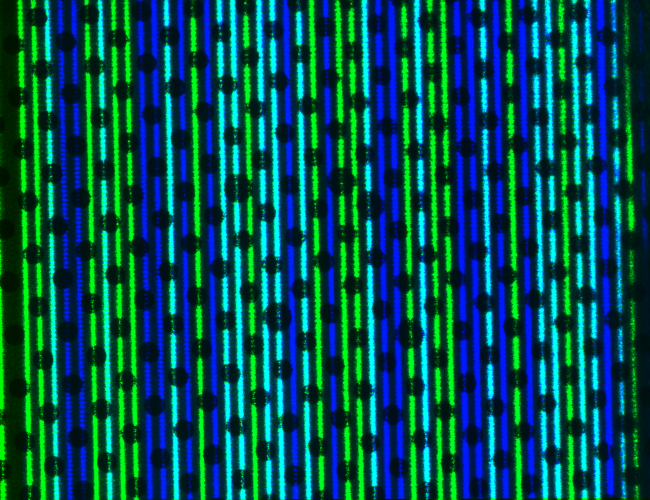
#> input picture .gitignore/data/raw/REG/0006.png, 650 x 500 px, found by its file name
$ python test-detect_circles.py
#> lines starting #> are read from the running program, lines starting #| are printed output that depends on the picture; after the words box and inside, x2 and y2 are one past the last pixel; in counts of white or black regions, pixels touching at a corner belong together
### src/detect_circles.py

import cv2
import numpy as np
from typing import List, Optional, Tuple
import os

def find_subpixel_edges(image: np.ndarray,
                       blur_kernel: tuple = (5, 5),
                       canny_thresholds: tuple = (50, 150),
                       win_size: int = 3,
                       max_iter: int = 40,
                       epsilon: float = 0.001) -> np.ndarray:
    """
    使用亚像素精度检测图像边缘

    参数:
        image: 输入图像 (BGR或灰度)
        blur_kernel: 高斯模糊核大小
        canny_thresholds: Canny边缘检测的阈值 (低, 高)
        win_size: 亚像素计算的窗口大小
        max_iter: 最大迭代次数
        epsilon: 迭代终止精度

    返回:
        edge_points: 亚像素级边缘点坐标 (N, 2)
    """
    # 转换为灰度图
    if len(image.shape) == 3:
        gray = cv2.cvtColor(image, cv2.COLOR_BGR2GRAY)
    else:
        gray = image.copy()

    # 检查图像大小是否足够
    min_dim = win_size * 2 + 5
    if gray.shape[0] < min_dim or gray.shape[1] < min_dim:
        return np.array([], dtype=np.float32).reshape(0, 2)

    # 高斯模糊降噪
    blurred = cv2.GaussianBlur(gray, blur_kernel, 1.5)

    # Canny边缘检测
    edges = cv2.Canny(blurred, canny_thresholds[0], canny_thresholds[1])

    # 查找轮廓
    contours, _ = cv2.findContours(edges, cv2.RETR_EXTERNAL, cv2.CHAIN_APPROX_NONE)

    # 准备亚像素角点检测参数
    criteria = (cv2.TERM_CRITERIA_EPS + cv2.TERM_CRITERIA_MAX_ITER, max_iter, epsilon)

    all_edge_points = []

    for contour in contours:
        if len(contour) < 5:  # 至少需要5个点
            continue

        # 转换为浮点型
        contour = np.float32(contour).reshape(-1, 2)

        # 检查轮廓点是否在图像边界内
        h, w = gray.shape
        valid_mask = ((contour[:, 0] >= win_size) &
                     (contour[:, 0] < w - win_size) &
                     (contour[:, 1] >= win_size) &
                     (contour[:, 1] < h - win_size))

        if not np.any(valid_mask):
            continue

        # 只保留有效点
        valid_contour = contour[valid_mask]

        try:
            # 亚像素精确化
            cv2.cornerSubPix(
                gray,
                valid_contour,
                (win_size, win_size),
                (-1, -1),  # 零区域，表示没有
                criteria
            )
            all_edge_points.append(valid_contour)
        except:
            # 如果亚像素处理失败，跳过这个轮廓
            continue

    if not all_edge_points:
        return np.array([], dtype=np.float32).reshape(0, 2)

    return np.vstack(all_edge_points)


def fit_ellipse_subpixel(image: np.ndarray,
                        min_points: int = 10,
                        roundness_threshold: float = 0.7) -> Optional[Tuple[tuple, tuple, float]]:
    """
    使用亚像素边缘拟合椭圆

    参数:
        image: 输入图像
        min_points: 拟合椭圆所需的最小点数
        roundness_threshold: 圆形度阈值

    返回:
        ((center_x, center_y), (major_axis, minor_axis), angle) 或 None
    """
    # 获取亚像素边缘点
    edge_points = find_subpixel_edges(image)

    if len(edge_points) < min_points:
        return None

    # 拟合椭圆
    ellipse = cv2.fitEllipse(edge_points)
    (center, axes, angle) = ellipse

    # 计算圆形度
    major_axis, minor_axis = max(axes), min(axes)
    area = np.pi * major_axis * minor_axis / 4.0
    perimeter = np.pi * (1.5 * (major_axis + minor_axis) - np.sqrt(major_axis * minor_axis))
    roundness = (4 * np.pi * area) / (perimeter * perimeter)

    if roundness < roundness_threshold:
        return None

    return (center, axes, angle, roundness)

def detect_circles_with_subpixel(image: np.ndarray,
                               min_area: int = 30,
                               roundness_threshold: float = 0.7) -> List[np.ndarray]:
    """
    检测图像中的圆形（使用亚像素精度）
    """
    if len(image.shape) == 3:
        gray = cv2.cvtColor(image, cv2.COLOR_BGR2GRAY)
    else:
        gray = image.copy()

    # 二值化
    _, binary = cv2.threshold(gray, 0, 255, cv2.THRESH_BINARY_INV + cv2.THRESH_OTSU)

    # 查找轮廓
    contours, _ = cv2.findContours(binary, cv2.RETR_EXTERNAL, cv2.CHAIN_APPROX_SIMPLE)

    circles = []
    min_roi_size = 20  # 最小ROI大小

    for contour in contours:
        if len(contour) < 5:  # 至少需要5个点才能拟合椭圆
            continue

        area = cv2.contourArea(contour)
        if area < min_area:
            continue

        # 获取轮廓的边界框
        x, y, w, h = cv2.boundingRect(contour)

        # 确保ROI足够大
        if w < min_roi_size or h < min_roi_size:
            expand = max(min_roi_size - w, min_roi_size - h) // 2 + 1
        else:
            expand = 5  # 默认扩展5个像素

        # 计算扩展后的ROI，确保不超出图像边界
        x1 = max(0, x - expand)
        y1 = max(0, y - expand)
        x2 = min(gray.shape[1], x + w + expand)
        y2 = min(gray.shape[0], y + h + expand)

        # 提取ROI
        roi = gray[y1:y2, x1:x2]

        # 确保ROI足够大
        if roi.size == 0 or roi.shape[0] < min_roi_size or roi.shape[1] < min_roi_size:
            continue

        # 使用亚像素边缘拟合椭圆
        result = fit_ellipse_subpixel(roi, roundness_threshold=roundness_threshold)

        if result is not None:
            (center, axes, angle, roundness) = result
            # 将ROI坐标转换回原图坐标
            center = (center[0] + x1, center[1] + y1)
            radius = (axes[0] + axes[1]) / 4.0  # 平均半径

            circles.append(np.array([center[0], center[1], radius, roundness]))

    return circles


# [109 lines left out: functions detect_circles, find_circles, plot_dectected_circles, not called in this run]

### src/visualization.py
import cv2
import numpy as np

def plot_circles(img, circles, counting=False):
    color_img = cv2.cvtColor(img, cv2.COLOR_GRAY2BGR)
    for c in circles:
        cv2.circle(color_img, (int(c[0]), int(c[1])), int(c[2]), (0, 255, 0), 1)
        cv2.circle(color_img, (int(c[0]), int(c[1])), 2, (0, 0, 255), 1)
    if counting:
        for i, c in enumerate(circles):
            cv2.putText(color_img, str(i+1), (int(c[0]), int(c[1])), cv2.FONT_HERSHEY_SIMPLEX, 1, (0, 0, 255), 2)
    return color_img

# [12 lines left out: function plot_matched_circles, not called in this run]

### tests/test-detect_circles.py
import os
import cv2
import sys
from pathlib import Path
sys.path.insert(0, str(Path(__file__).parent.parent))
from src.detect_circles import detect_circles, find_circles, detect_circles_with_subpixel
from src.visualization import plot_circles

if __name__ == '__main__':
    script_dir = os.path.dirname(os.path.abspath(__file__))
    tests_dir = os.path.join(script_dir, 'tests')
    os.makedirs(tests_dir, exist_ok=True)  # Create tests directory if it doesn't exist
    os.chdir(tests_dir)  # Change working directory to tests
    img_path = os.path.join(tests_dir, '0006.png')
    img = cv2.imread(img_path, cv2.IMREAD_GRAYSCALE)
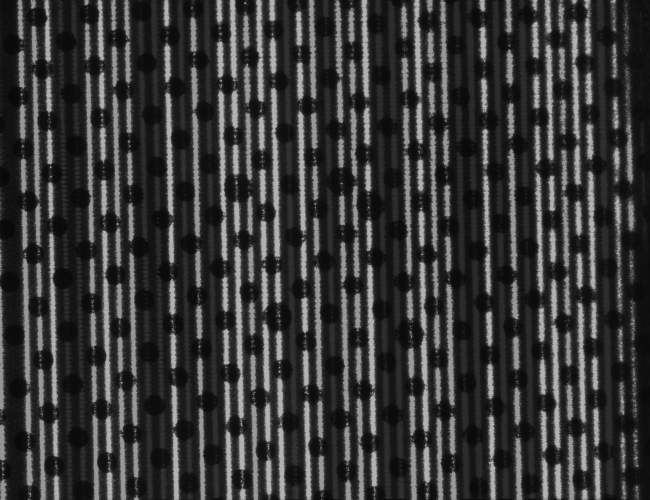
#> img: shape (500, 650); min 8, max 178, mean 54.6
    if img is None:
        print('图片读取失败')
    # circles = detect_circles(img, min_circularity=0.95)
    # circles = find_circles(img, min_area=30, roundness_threshold=0.7)
    circles = detect_circles_with_subpixel(img, min_area=30, roundness_threshold=0.7)
#> in detect_circles_with_subpixel, `_, binary = cv2.threshold(gray, 0, 255, cv2.THRESH_BINARY_INV + cv2.TH..`:
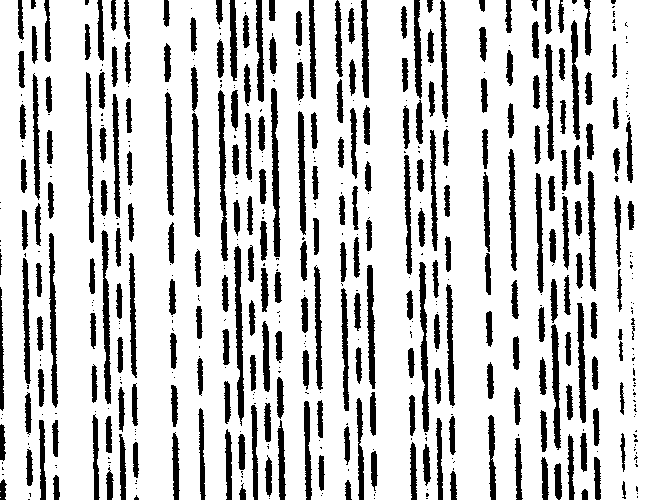
#> binary: shape (500, 650); 80% white; 536 black regions (292 under 20 px)
#> in detect_circles_with_subpixel, `contours, _ = cv2.findContours(binary, cv2.RETR_EXTERNAL, cv2.CHAIN_AP..`: contours = 3 contours, 2 with area under 20; largest, box (x1, y1, x2, y2) and area: (0, 0, 650, 500) 307054
#> the loop in detect_circles_with_subpixel, `for contour in contours:` made 3 passes
#> (x, y, w, h, expand, x1, y1) on pass 3: (0, 0, 650, 500, 5, 0, 0)
#> contour on passes 1 to 2: [[0, 497]], [[0, 491]]
#> pass 3, in find_subpixel_edges, `edges = cv2.Canny(blurred, canny_thresholds[0], canny_thresholds[1])`:
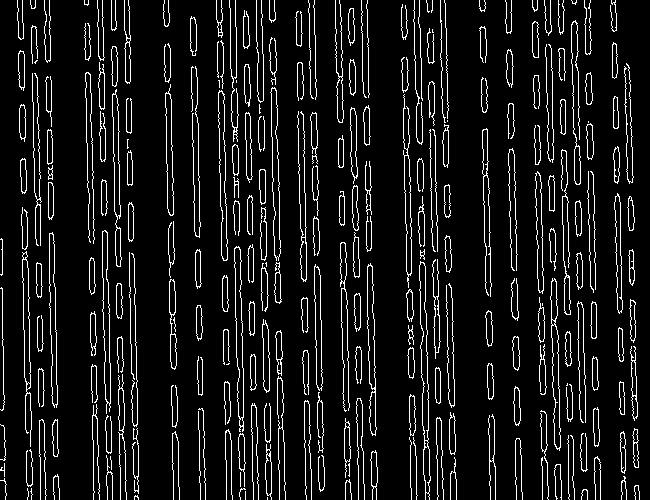
#> edges: shape (500, 650); 9.1% white in thin lines or dots
#> after the loop in detect_circles_with_subpixel, `for contour in contours:`: circles = []
#> circles = []
    if len(circles) == 0:
        print('未检测到圆')
    print(f'共检测到 {len(circles)} 个圆')
#| 共检测到 0 个圆

    color_img = plot_circles(img, circles, counting=True)
    cv2.imshow('Detected Circles', color_img)
    cv2.waitKey(0)
    cv2.destroyAllWindows()
    #保存图片
    cv2.imwrite(os.path.join(tests_dir, 'detected_circles.png'), color_img)

$ run again, with .gitignore/data/raw/REG/0001.png copied over .gitignore/data/raw/REG/0006.png
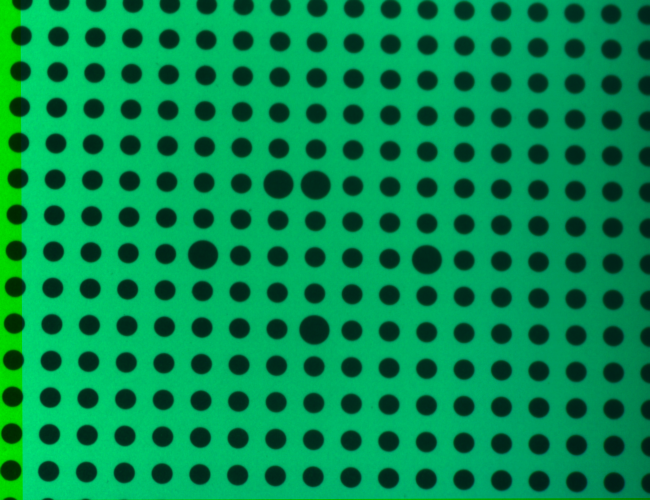
#> input picture .gitignore/data/raw/REG/0001.png, 650 x 500 px, found by its file name
#> `img = cv2.imread(img_path, cv2.IMREAD_GRAYSCALE)`:
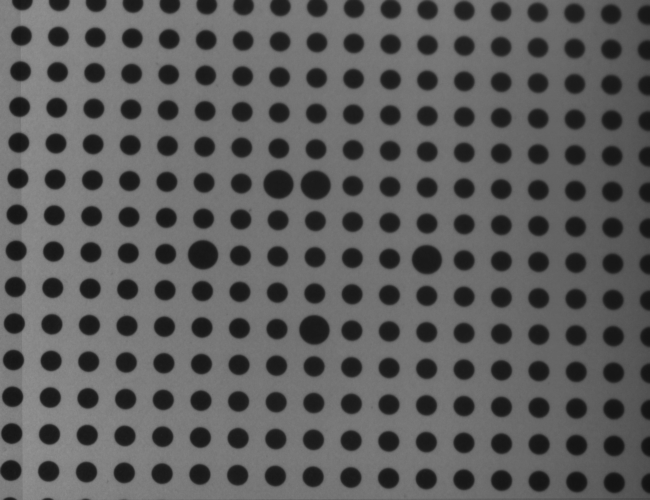
#> img: shape (500, 650); min 18, max 147, mean 93.4
#> in detect_circles_with_subpixel, `_, binary = cv2.threshold(gray, 0, 255, cv2.THRESH_BINARY_INV + cv2.TH..`:
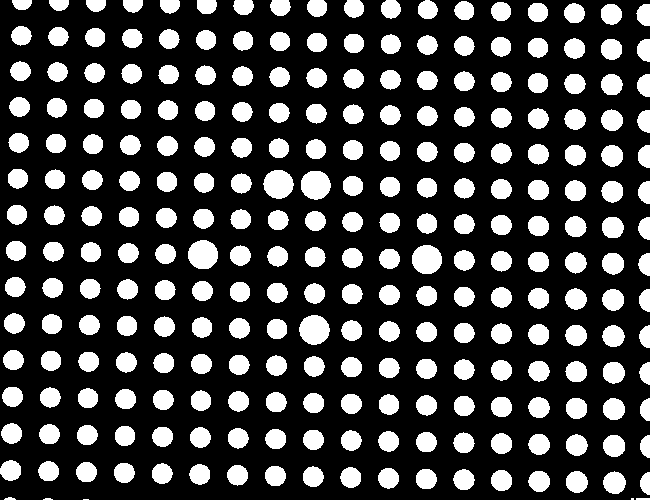
#> binary: shape (500, 650); 25.6% white; 257 white regions (3 under 20 px)
#> in detect_circles_with_subpixel, `contours, _ = cv2.findContours(binary, cv2.RETR_EXTERNAL, cv2.CHAIN_AP..`: contours = 257 contours, 5 with area under 20; largest, box (x1, y1, x2, y2) and area: (299, 315, 330, 345) 670, (412, 245, 442, 274) 654, (188, 240, 218, 269) 652, (301, 171, 331, 200) 644, (263, 170, 294, 199) 644
#> the loop in detect_circles_with_subpixel, `for contour in contours:` made 257 passes
#> (x, y, w, h, expand, x1, y1) on passes 7 to 14: (603, 471, 23, 23, 5, 598, 466), (566, 471, 22, 22, 5, 561, 466), (528, 471, 22, 21, 5, 523, 466), (491, 470, 21, 21, 5, 486, 465), (453, 469, 22, 21, 5, 448, 464), (416, 469, 21, 20, 5, 411, 464), (378, 468, 21, 21, 5, 373, 463), (340, 467, 21, 21, 5, 335, 462)
#| 共检测到 0 个圆
